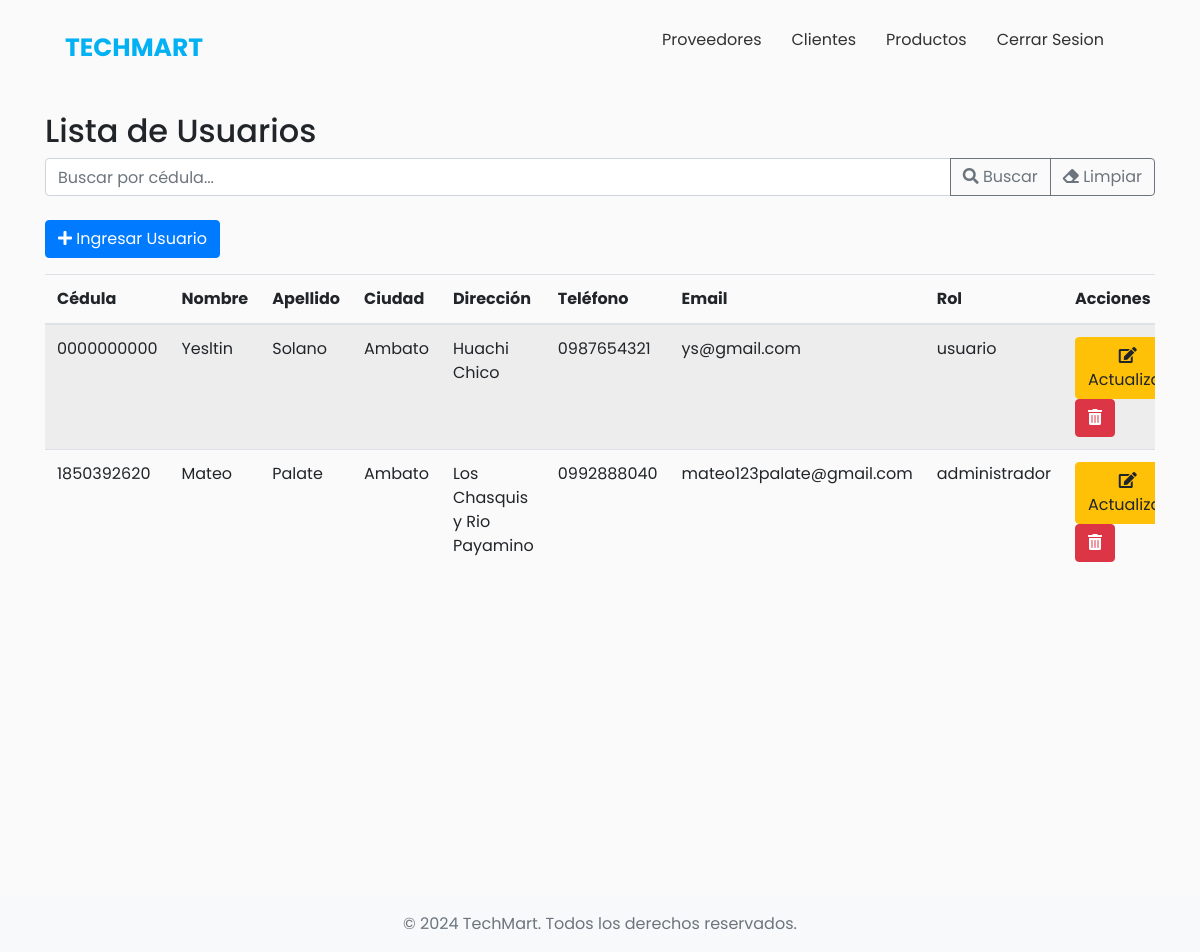
The app's page /usuarios.php with its own data.
### tables this page shows
CREATE TABLE `usuarios` (
  `Cedula` varchar(10) NOT NULL,
  `Nombre` varchar(100) DEFAULT NULL,
  `Apellido` varchar(100) DEFAULT NULL,
  `Ciudad` varchar(100) DEFAULT NULL,
  `Direccion` varchar(255) DEFAULT NULL,
  `Telefono` varchar(20) DEFAULT NULL,
  `Email` varchar(100) DEFAULT NULL,
  `contrasena` varchar(10) NOT NULL,
  `rol_id` int DEFAULT NULL,
  PRIMARY KEY (`Cedula`),
  KEY `rol_id` (`rol_id`),
  CONSTRAINT `usuarios_ibfk_1` FOREIGN KEY (`rol_id`) REFERENCES `rol` (`id`)
);

CREATE TABLE `rol` (
  `id` int NOT NULL AUTO_INCREMENT,
  `nombre` varchar(50) NOT NULL,
  PRIMARY KEY (`id`)
);

### usuarios.php (the view, shortened to what this page needs)
<?php
include("php/conexion.php");
function obtenerNombreRol($rol_id, $conexion) {
    $rol_query = "SELECT nombre FROM rol WHERE id = '$rol_id'";
    $rol_result = $conexion->query($rol_query);
    if ($rol_result->num_rows > 0) {
        $rol_data = $rol_result->fetch_assoc();
        return $rol_data['nombre'];
    }
    return "Rol desconocido";
}
$cedula = isset($_GET['cedula']) ? $_GET['cedula'] : '';
$search_sql = $cedula ? "WHERE Cedula='$cedula'" : '';
$usuarios = $conexion->query("SELECT * FROM Usuarios $search_sql");
?>
<!DOCTYPE html>
<html lang="es">
<head>
    <link rel="stylesheet" href="https://stackpath.bootstrapcdn.com/bootstrap/4.5.2/css/bootstrap.min.css">
    <link rel="stylesheet" href="https://use.fontawesome.com/releases/v5.15.3/css/all.css">
    <link rel="stylesheet" href="css/styleBase.css">
</head>
<body>
    <header class="header">
        <div class="menu container">
            <div class="logo" onclick="location.href='menu.php';" style="cursor: pointer;">TechMart</div>
            <nav class="navbar">
                <ul>
                    <li><a href="proveedores.php">Proveedores</a></li>
                    <li><a href="clientes.php">Clientes</a></li>
                    <li><a href="productos.php">Productos</a></li>
                    <li><a href="php/cerrarSesion.php?logout=true" id="cerrar">Cerrar Sesion</a></li>
                </ul>
            </nav>
        </div>
    </header>
    <div class="d-flex flex-column min-vh-100">
        <div class="container flex-grow-1 mt-3">
            <h2>Lista de Usuarios</h2>
            <form method="get" action="usuarios.php" class="mb-4">
                <div class="input-group">
                    <input type="number" maxlength="10" class="form-control" placeholder="Buscar por cédula..." name="cedula" value="<?php echo $cedula; ?>">
                    <div class="input-group-append">
                        <button class="btn btn-outline-secondary" type="submit">
                            <i class="fas fa-search"></i> Buscar
                        </button>
                        <a href="usuarios.php" class="btn btn-outline-secondary">
                            <i class="fas fa-eraser"></i> Limpiar
                        </a>
                    </div>
                </div>
            </form>
            <button class="btn btn-primary mb-3" data-toggle="modal" data-target="#createModal">
                <i class="fas fa-plus"></i> Ingresar Usuario
            </button>
            <div class="table-responsive">
                <table class="table table-striped table-hover">
                    <thead>
                        <tr>
                            <th>Cédula</th>
                            <th>Nombre</th>
                            <th>Apellido</th>
                            <th>Ciudad</th>
                            <th>Dirección</th>
                            <th>Teléfono</th>
                            <th>Email</th>
                            <th>Rol</th>
                            <th>Acciones</th>
                        </tr>
                    </thead>
                    <tbody>
                        <?php if ($usuarios->num_rows > 0) {
                            while($usuario = $usuarios->fetch_assoc()) { ?>
                                <tr>
                                    <td><?php echo $usuario['Cedula']; ?></td>
                                    <td><?php echo $usuario['Nombre']; ?></td>
                                    <td><?php echo $usuario['Apellido']; ?></td>
                                    <td><?php echo $usuario['Ciudad']; ?></td>
                                    <td><?php echo $usuario['Direccion']; ?></td>
                                    <td><?php echo $usuario['Telefono']; ?></td>
                                    <td><?php echo $usuario['Email']; ?></td>
                                    <td><?php echo obtenerNombreRol($usuario['rol_id'], $conexion); ?></td>
                                    <td>
                                        <button class="btn btn-warning" data-toggle="modal" data-target="#updateModal-<?php echo $usuario['Cedula']; ?>">
                                            <i class="fas fa-edit"></i> Actualizar
                                        </button>
                                        <button class="btn btn-danger" data-toggle="modal" data-target="#deleteModal-<?php echo $usuario['Cedula']; ?>">
                                            <i class="fas fa-trash-alt"></i>
                                        </button>
                                    </td>
                                </tr>
                            <?php }
                        } else { ?>
                            <tr>
                                <td colspan="9" class="text-center">No se encontraron usuarios</td>
                            </tr>
                        <?php } ?>
                    </tbody>
                </table>
            </div>
        </div>
    </div>
    <footer class="bg-light py-3 mt-auto">
        <div class="container text-center">
            <span class="text-muted">&copy; 2024 TechMart. Todos los derechos reservados.</span>
        </div>
    </footer>
</body>
</html>

### css/styleBase.css (style rules this page uses)
* { margin: 0; padding: 0; box-sizing: border-box; }
body { font-family: 'Poppins', sans-serif; background-color: #FAFAFA; }
.header { background-color: #FAFAFA; padding: 20px 0; }
.menu { display: flex; justify-content: space-between; align-items: center; max-width: 1100px; margin: 0 auto; }
.logo { font-size: 25px; font-weight: bold; text-transform: uppercase; color: #02B1F4; }
.menu .navbar { display: flex; align-items: center; }
.menu .navbar ul { display: flex; justify-content: space-between; }
.menu .navbar ul li { list-style-type: none; }
.menu .navbar ul li a { color: #323232; padding: 15px; text-decoration: none; }

### records on screen
usuarios: Cedula "0000000000", Nombre "Yesltin", Apellido "Solano", Ciudad "Ambato", Direccion "Huachi Chico", Telefono "0987654321", Email "ys@gmail.com", rol.nombre "usuario"
usuarios: Cedula "1850392620", Nombre "Mateo", Apellido "Palate", Ciudad "Ambato", Direccion "Los Chasquis y Rio Payamino", Telefono "0992888040", Email "mateo123palate@gmail.com", rol.nombre "administrador"
